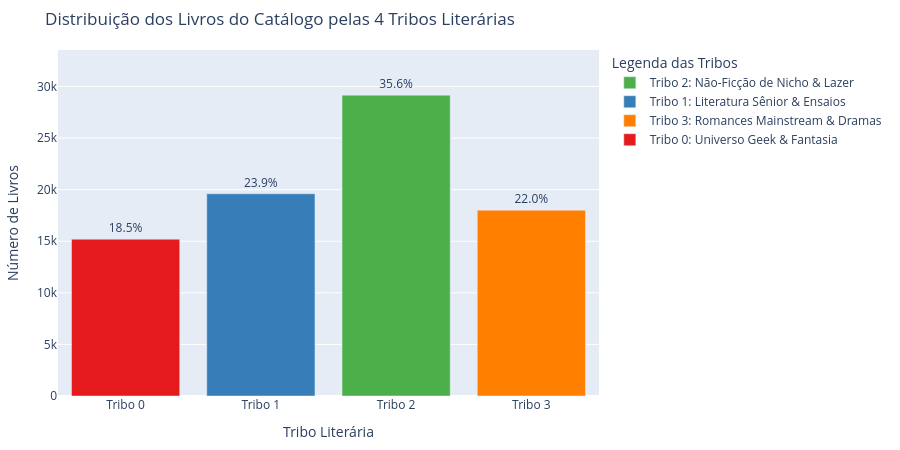

This figure's notebook cell:
### Markdown cell above
## 2. Capítulo 1: O Tamanho das Tribos
A primeira pergunta da nossa história é: **como o catálogo do Booklog está distribuído?** Será que temos uma tribo gigantesca e outras minúsculas, ou as três dividem o catálogo de forma equilibrada?

Plotamos o volume de livros em cada tribo para entender essa divisão.

### Code cell
# Contagem e percentual por cluster
dist_df = df['Cluster'].value_counts().reset_index()
dist_df.columns = ['Tribo', 'Quantidade']
dist_df['Percentual'] = (dist_df['Quantidade'] / dist_df['Quantidade'].sum()) * 100
dist_df['Nome_Curto'] = dist_df['Tribo'].map({
    0: 'Tribo 0',
    1: 'Tribo 1',
    2: 'Tribo 2',
    3: 'Tribo 3'
})
dist_df['Nome_Longo'] = dist_df['Tribo'].map({
    0: 'Tribo 0: Universo Geek & Fantasia',
    1: 'Tribo 1: Literatura Sênior & Ensaios',
    2: 'Tribo 2: Não-Ficção de Nicho & Lazer',
    3: 'Tribo 3: Romances Mainstream & Dramas'
})

# Mapear cores solicitadas: Tribo 0 = Vermelho, Tribo 1 = Azul, Tribo 2 = Verde, Tribo 3 = Laranja
CORES_MAP = {
    'Tribo 0: Universo Geek & Fantasia': '#e41a1c', # Vermelho
    'Tribo 1: Literatura Sênior & Ensaios': '#377eb8', # Azul
    'Tribo 2: Não-Ficção de Nicho & Lazer': '#4daf4a', # Verde
    'Tribo 3: Romances Mainstream & Dramas': '#ff7f00'  # Laranja
}

# Criar gráfico de barras com nomes curtos no X e a legenda explicativa na lateral
fig_dist = px.bar(
    dist_df,
    x='Nome_Curto',
    y='Quantidade',
    text=dist_df['Percentual'].apply(lambda x: f"{x:.1f}%"),
    title='Distribuição dos Livros do Catálogo pelas 4 Tribos Literárias',
    color='Nome_Longo',
    color_discrete_map=CORES_MAP,
    category_orders={'Nome_Curto': ['Tribo 0', 'Tribo 1', 'Tribo 2', 'Tribo 3']},
    labels={'Quantidade': 'Número de Livros', 'Nome_Curto': 'Tribo Literária', 'Nome_Longo': 'Legenda (Descrição)'}
)
fig_dist.update_traces(textposition='outside', cliponaxis=False)
fig_dist.update_yaxes(range=[0, dist_df['Quantidade'].max() * 1.15])
fig_dist.update_layout(
    height=450, 
    showlegend=True, 
    legend=dict(title_text='Legenda das Tribos', yanchor="top", y=1, xanchor="left", x=1.02),
    margin=dict(t=50, b=20, l=20, r=150)
)
fig_dist.show()

### Figure 1 — Plotly figure (JSON) as saved in the notebook; plotly's stock layout.template omitted (floating-point values rounded to 4 significant figures)
{"data": [{"hovertemplate": "Legenda (Descrição)=Tribo 2: Não-Ficção de Nicho & Lazer<br>Tribo Literária=%{x}<br>Número de Livros=%{y}<br>text=%{text}<extra></extra>", "legendgroup": "Tribo 2: Não-Ficção de Nicho & Lazer", "marker": {"color": "#4daf4a", "pattern": {"shape": ""}}, "name": "Tribo 2: Não-Ficção de Nicho & Lazer", "orientation": "v", "showlegend": true, "text": ["35.6%"], "textposition": "outside", "x": ["Tribo 2"], "xaxis": "x", "y": [29162], "yaxis": "y", "type": "bar", "cliponaxis": false}, {"hovertemplate": "Legenda (Descrição)=Tribo 1: Literatura Sênior & Ensaios<br>Tribo Literária=%{x}<br>Número de Livros=%{y}<br>text=%{text}<extra></extra>", "legendgroup": "Tribo 1: Literatura Sênior & Ensaios", "marker": {"color": "#377eb8", "pattern": {"shape": ""}}, "name": "Tribo 1: Literatura Sênior & Ensaios", "orientation": "v", "showlegend": true, "text": ["23.9%"], "textposition": "outside", "x": ["Tribo 1"], "xaxis": "x", "y": [19603], "yaxis": "y", "type": "bar", "cliponaxis": false}, {"hovertemplate": "Legenda (Descrição)=Tribo 3: Romances Mainstream & Dramas<br>Tribo Literária=%{x}<br>Número de Livros=%{y}<br>text=%{text}<extra></extra>", "legendgroup": "Tribo 3: Romances Mainstream & Dramas", "marker": {"color": "#ff7f00", "pattern": {"shape": ""}}, "name": "Tribo 3: Romances Mainstream & Dramas", "orientation": "v", "showlegend": true, "text": ["22.0%"], "textposition": "outside", "x": ["Tribo 3"], "xaxis": "x", "y": [18014], "yaxis": "y", "type": "bar", "cliponaxis": false}, {"hovertemplate": "Legenda (Descrição)=Tribo 0: Universo Geek & Fantasia<br>Tribo Literária=%{x}<br>Número de Livros=%{y}<br>text=%{text}<extra></extra>", "legendgroup": "Tribo 0: Universo Geek & Fantasia", "marker": {"color": "#e41a1c", "pattern": {"shape": ""}}, "name": "Tribo 0: Universo Geek & Fantasia", "orientation": "v", "showlegend": true, "text": ["18.5%"], "textposition": "outside", "x": ["Tribo 0"], "xaxis": "x", "y": [15200], "yaxis": "y", "type": "bar", "cliponaxis": false}], "layout": {"xaxis": {"anchor": "y", "domain": [0.0, 1.0], "title": {"text": "Tribo Literária"}, "categoryorder": "array", "categoryarray": ["Tribo 0", "Tribo 1", "Tribo 2", "Tribo 3"]}, "yaxis": {"anchor": "x", "domain": [0.0, 1.0], "title": {"text": "Número de Livros"}, "range": [0, 33540.0]}, "legend": {"title": {"text": "Legenda das Tribos"}, "tracegroupgap": 0, "yanchor": "top", "y": 1, "xanchor": "left", "x": 1.02}, "title": {"text": "Distribuição dos Livros do Catálogo pelas 4 Tribos Literárias"}, "barmode": "relative", "margin": {"t": 50, "b": 20, "l": 20, "r": 150}, "height": 450, "showlegend": true}}
